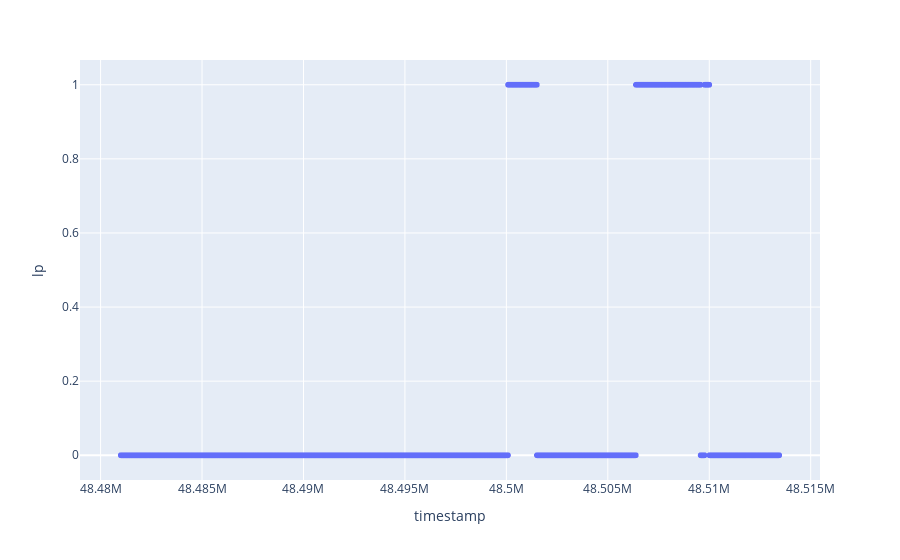

Source (notebook cell):
### Code cell
# Plot behavior for one mice for one day
plot_beha = behavioral_data[(behavioral_data['subject']=='4268') & (behavioral_data['day']=='7')]
len(plot_beha)
fig = px.scatter(plot_beha[100000:110000], x='timestamp', y="lp")
fig.show()

### Figure 1 — Plotly figure (JSON) as saved in the notebook; plotly's stock layout.template omitted (floating-point values rounded to 4 significant figures; data arrays with more than 128 entries replaced by an {"elided": "..."} marker saying what was removed)
{"data": [{"hovertemplate": "timestamp=%{x}<br>lp=%{y}<extra></extra>", "legendgroup": "", "marker": {"color": "#636efa", "symbol": "circle"}, "mode": "markers", "name": "", "showlegend": false, "type": "scattergl", "x": {"elided": "10000 float values"}, "xaxis": "x", "y": {"elided": "10000 int values"}, "yaxis": "y"}], "layout": {"legend": {"tracegroupgap": 0}, "margin": {"t": 60}, "xaxis": {"anchor": "y", "domain": [0, 1], "title": {"text": "timestamp"}}, "yaxis": {"anchor": "x", "domain": [0, 1], "title": {"text": "lp"}}}}
